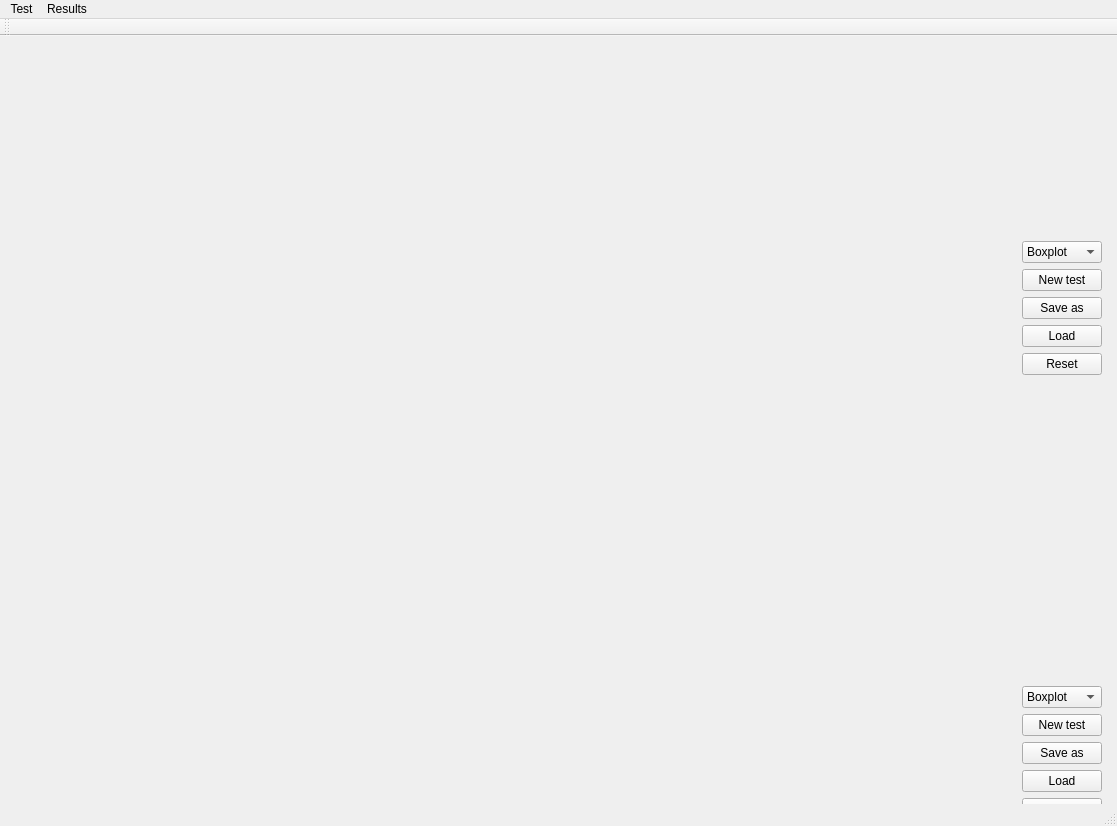
<?xml version="1.0" encoding="UTF-8"?>
<ui version="4.0">
 <class>MainWindow</class>
 <widget class="QMainWindow" name="MainWindow">
  <property name="geometry">
   <rect>
    <x>0</x>
    <y>0</y>
    <width>1117</width>
    <height>826</height>
   </rect>
  </property>
  <property name="sizePolicy">
   <sizepolicy hsizetype="Preferred" vsizetype="Preferred">
    <horstretch>0</horstretch>
    <verstretch>0</verstretch>
   </sizepolicy>
  </property>
  <property name="windowTitle">
   <string>Performance test</string>
  </property>
  <widget class="QWidget" name="centralwidget">
   <widget class="QWidget" name="formLayoutWidget_2">
    <property name="geometry">
     <rect>
      <x>0</x>
      <y>0</y>
      <width>2113</width>
      <height>1530</height>
     </rect>
    </property>
    <layout class="QFormLayout" name="formLayout_2">
     <property name="fieldGrowthPolicy">
      <enum>QFormLayout::ExpandingFieldsGrow</enum>
     </property>
     <property name="rowWrapPolicy">
      <enum>QFormLayout::WrapLongRows</enum>
     </property>
     <property name="leftMargin">
      <number>6</number>
     </property>
     <property name="topMargin">
      <number>6</number>
     </property>
     <property name="rightMargin">
      <number>6</number>
     </property>
     <property name="bottomMargin">
      <number>6</number>
     </property>
     <item row="0" column="0">
      <widget class="QLabel" name="label_7">
       <property name="sizePolicy">
        <sizepolicy hsizetype="Preferred" vsizetype="Preferred">
         <horstretch>100</horstretch>
         <verstretch>100</verstretch>
        </sizepolicy>
       </property>
       <property name="minimumSize">
        <size>
         <width>1000</width>
         <height>250</height>
        </size>
       </property>
       <property name="maximumSize">
        <size>
         <width>1000</width>
         <height>250</height>
        </size>
       </property>
       <property name="sizeIncrement">
        <size>
         <width>10</width>
         <height>5</height>
        </size>
       </property>
       <property name="baseSize">
        <size>
         <width>500</width>
         <height>250</height>
        </size>
       </property>
       <property name="focusPolicy">
        <enum>Qt::NoFocus</enum>
       </property>
       <property name="autoFillBackground">
        <bool>false</bool>
       </property>
       <property name="frameShape">
        <enum>QFrame::NoFrame</enum>
       </property>
       <property name="frameShadow">
        <enum>QFrame::Plain</enum>
       </property>
       <property name="text">
        <string/>
       </property>
       <property name="pixmap">
        <pixmap>performance.png</pixmap>
       </property>
       <property name="scaledContents">
        <bool>true</bool>
       </property>
       <property name="wordWrap">
        <bool>false</bool>
       </property>
      </widget>
     </item>
     <item row="0" column="1">
      <layout class="QVBoxLayout" name="verticalLayout_13">
       <property name="sizeConstraint">
        <enum>QLayout::SetMinimumSize</enum>
       </property>
       <property name="leftMargin">
        <number>10</number>
       </property>
       <property name="topMargin">
        <number>10</number>
       </property>
       <property name="rightMargin">
        <number>10</number>
       </property>
       <property name="bottomMargin">
        <number>10</number>
       </property>
       <item>
        <widget class="QComboBox" name="comboBox_7">
         <property name="maxVisibleItems">
          <number>2</number>
         </property>
         <property name="maxCount">
          <number>2</number>
         </property>
         <item>
          <property name="text">
           <string>Boxplot</string>
          </property>
         </item>
         <item>
          <property name="text">
           <string>Stemplot</string>
          </property>
         </item>
        </widget>
       </item>
       <item>
        <widget class="QPushButton" name="pushButton_45">
         <property name="maximumSize">
          <size>
           <width>100</width>
           <height>16777215</height>
          </size>
         </property>
         <property name="text">
          <string>New test</string>
         </property>
        </widget>
       </item>
       <item>
        <widget class="QPushButton" name="pushButton_46">
         <property name="maximumSize">
          <size>
           <width>100</width>
           <height>16777215</height>
          </size>
         </property>
         <property name="text">
          <string>Save as</string>
         </property>
        </widget>
       </item>
       <item>
        <widget class="QPushButton" name="pushButton_47">
         <property name="maximumSize">
          <size>
           <width>100</width>
           <height>16777215</height>
          </size>
         </property>
         <property name="text">
          <string>Load</string>
         </property>
        </widget>
       </item>
       <item>
        <widget class="QPushButton" name="pushButton_48">
         <property name="maximumSize">
          <size>
           <width>100</width>
           <height>16777215</height>
          </size>
         </property>
         <property name="text">
          <string>Reset</string>
         </property>
        </widget>
       </item>
      </layout>
     </item>
     <item row="1" column="0">
      <widget class="QLabel" name="label">
       <property name="sizePolicy">
        <sizepolicy hsizetype="Preferred" vsizetype="Preferred">
         <horstretch>100</horstretch>
         <verstretch>100</verstretch>
        </sizepolicy>
       </property>
       <property name="minimumSize">
        <size>
         <width>1000</width>
         <height>250</height>
        </size>
       </property>
       <property name="maximumSize">
        <size>
         <width>1000</width>
         <height>250</height>
        </size>
       </property>
       <property name="sizeIncrement">
        <size>
         <width>10</width>
         <height>5</height>
        </size>
       </property>
       <property name="baseSize">
        <size>
         <width>500</width>
         <height>250</height>
        </size>
       </property>
       <property name="focusPolicy">
        <enum>Qt::NoFocus</enum>
       </property>
       <property name="autoFillBackground">
        <bool>false</bool>
       </property>
       <property name="frameShape">
        <enum>QFrame::NoFrame</enum>
       </property>
       <property name="frameShadow">
        <enum>QFrame::Plain</enum>
       </property>
       <property name="text">
        <string/>
       </property>
       <property name="pixmap">
        <pixmap>performance.png</pixmap>
       </property>
       <property name="scaledContents">
        <bool>true</bool>
       </property>
       <property name="wordWrap">
        <bool>false</bool>
       </property>
      </widget>
     </item>
     <item row="1" column="1">
      <layout class="QVBoxLayout" name="verticalLayout_12">
       <property name="sizeConstraint">
        <enum>QLayout::SetMinimumSize</enum>
       </property>
       <property name="leftMargin">
        <number>10</number>
       </property>
       <property name="topMargin">
        <number>10</number>
       </property>
       <property name="rightMargin">
        <number>10</number>
       </property>
       <property name="bottomMargin">
        <number>10</number>
       </property>
       <item>
        <widget class="QComboBox" name="comboBox_6">
         <property name="maxVisibleItems">
          <number>2</number>
         </property>
         <property name="maxCount">
          <number>2</number>
         </property>
         <item>
          <property name="text">
           <string>Boxplot</string>
          </property>
         </item>
         <item>
          <property name="text">
           <string>Stemplot</string>
          </property>
         </item>
        </widget>
       </item>
       <item>
        <widget class="QPushButton" name="pushButton_41">
         <property name="maximumSize">
          <size>
           <width>100</width>
           <height>16777215</height>
          </size>
         </property>
         <property name="text">
          <string>New test</string>
         </property>
        </widget>
       </item>
       <item>
        <widget class="QPushButton" name="pushButton_42">
         <property name="maximumSize">
          <size>
           <width>100</width>
           <height>16777215</height>
          </size>
         </property>
         <property name="text">
          <string>Save as</string>
         </property>
        </widget>
       </item>
       <item>
        <widget class="QPushButton" name="pushButton_43">
         <property name="maximumSize">
          <size>
           <width>100</width>
           <height>16777215</height>
          </size>
         </property>
         <property name="text">
          <string>Load</string>
         </property>
        </widget>
       </item>
       <item>
        <widget class="QPushButton" name="pushButton_44">
         <property name="maximumSize">
          <size>
           <width>100</width>
           <height>16777215</height>
          </size>
         </property>
         <property name="text">
          <string>Reset</string>
         </property>
        </widget>
       </item>
      </layout>
     </item>
     <item row="2" column="0">
      <widget class="QLabel" name="label_8">
       <property name="sizePolicy">
        <sizepolicy hsizetype="Preferred" vsizetype="Preferred">
         <horstretch>100</horstretch>
         <verstretch>100</verstretch>
        </sizepolicy>
       </property>
       <property name="minimumSize">
        <size>
         <width>1000</width>
         <height>250</height>
        </size>
       </property>
       <property name="maximumSize">
        <size>
         <width>1000</width>
         <height>250</height>
        </size>
       </property>
       <property name="sizeIncrement">
        <size>
         <width>10</width>
         <height>5</height>
        </size>
       </property>
       <property name="baseSize">
        <size>
         <width>500</width>
         <height>250</height>
        </size>
       </property>
       <property name="focusPolicy">
        <enum>Qt::NoFocus</enum>
       </property>
       <property name="autoFillBackground">
        <bool>false</bool>
       </property>
       <property name="frameShape">
        <enum>QFrame::NoFrame</enum>
       </property>
       <property name="frameShadow">
        <enum>QFrame::Plain</enum>
       </property>
       <property name="text">
        <string/>
       </property>
       <property name="textFormat">
        <enum>Qt::AutoText</enum>
       </property>
       <property name="pixmap">
        <pixmap>performance.png</pixmap>
       </property>
       <property name="scaledContents">
        <bool>true</bool>
       </property>
       <property name="wordWrap">
        <bool>false</bool>
       </property>
       <property name="margin">
        <number>6</number>
       </property>
      </widget>
     </item>
     <item row="2" column="1">
      <layout class="QVBoxLayout" name="verticalLayout_11">
       <property name="sizeConstraint">
        <enum>QLayout::SetMinimumSize</enum>
       </property>
       <property name="leftMargin">
        <number>10</number>
       </property>
       <property name="topMargin">
        <number>10</number>
       </property>
       <property name="rightMargin">
        <number>10</number>
       </property>
       <property name="bottomMargin">
        <number>10</number>
       </property>
       <item>
        <widget class="QComboBox" name="comboBox_5">
         <property name="sizePolicy">
          <sizepolicy hsizetype="Preferred" vsizetype="Maximum">
           <horstretch>0</horstretch>
           <verstretch>0</verstretch>
          </sizepolicy>
         </property>
         <property name="maxVisibleItems">
          <number>2</number>
         </property>
         <property name="maxCount">
          <number>2</number>
         </property>
         <item>
          <property name="text">
           <string>Boxplot</string>
          </property>
         </item>
         <item>
          <property name="text">
           <string>Stemplot</string>
          </property>
         </item>
        </widget>
       </item>
       <item>
        <widget class="QPushButton" name="pushButton_37">
         <property name="maximumSize">
          <size>
           <width>100</width>
           <height>16777215</height>
          </size>
         </property>
         <property name="text">
          <string>New test</string>
         </property>
        </widget>
       </item>
       <item>
        <widget class="QPushButton" name="pushButton_38">
         <property name="maximumSize">
          <size>
           <width>100</width>
           <height>16777215</height>
          </size>
         </property>
         <property name="text">
          <string>Save as</string>
         </property>
        </widget>
       </item>
       <item>
        <widget class="QPushButton" name="pushButton_39">
         <property name="maximumSize">
          <size>
           <width>100</width>
           <height>16777215</height>
          </size>
         </property>
         <property name="text">
          <string>Load</string>
         </property>
        </widget>
       </item>
       <item>
        <widget class="QPushButton" name="pushButton_40">
         <property name="maximumSize">
          <size>
           <width>100</width>
           <height>16777215</height>
          </size>
         </property>
         <property name="text">
          <string>Reset</string>
         </property>
        </widget>
       </item>
      </layout>
     </item>
    </layout>
    <zorder>layoutWidget</zorder>
    <zorder>layoutWidget_2</zorder>
    <zorder>label_7</zorder>
    <zorder>label</zorder>
    <zorder>label_8</zorder>
    <zorder></zorder>
   </widget>
  </widget>
  <widget class="QStatusBar" name="statusbar"/>
  <widget class="QToolBar" name="toolBar">
   <property name="windowTitle">
    <string>toolBar</string>
   </property>
   <attribute name="toolBarArea">
    <enum>TopToolBarArea</enum>
   </attribute>
   <attribute name="toolBarBreak">
    <bool>false</bool>
   </attribute>
  </widget>
  <widget class="QMenuBar" name="menubar">
   <property name="geometry">
    <rect>
     <x>0</x>
     <y>0</y>
     <width>1117</width>
     <height>21</height>
    </rect>
   </property>
   <widget class="QMenu" name="menuResults">
    <property name="title">
     <string>Results</string>
    </property>
   </widget>
   <widget class="QMenu" name="menuTest">
    <property name="title">
     <string>Test</string>
    </property>
   </widget>
   <addaction name="menuTest"/>
   <addaction name="menuResults"/>
  </widget>
 </widget>
 <resources/>
 <connections/>
</ui>
